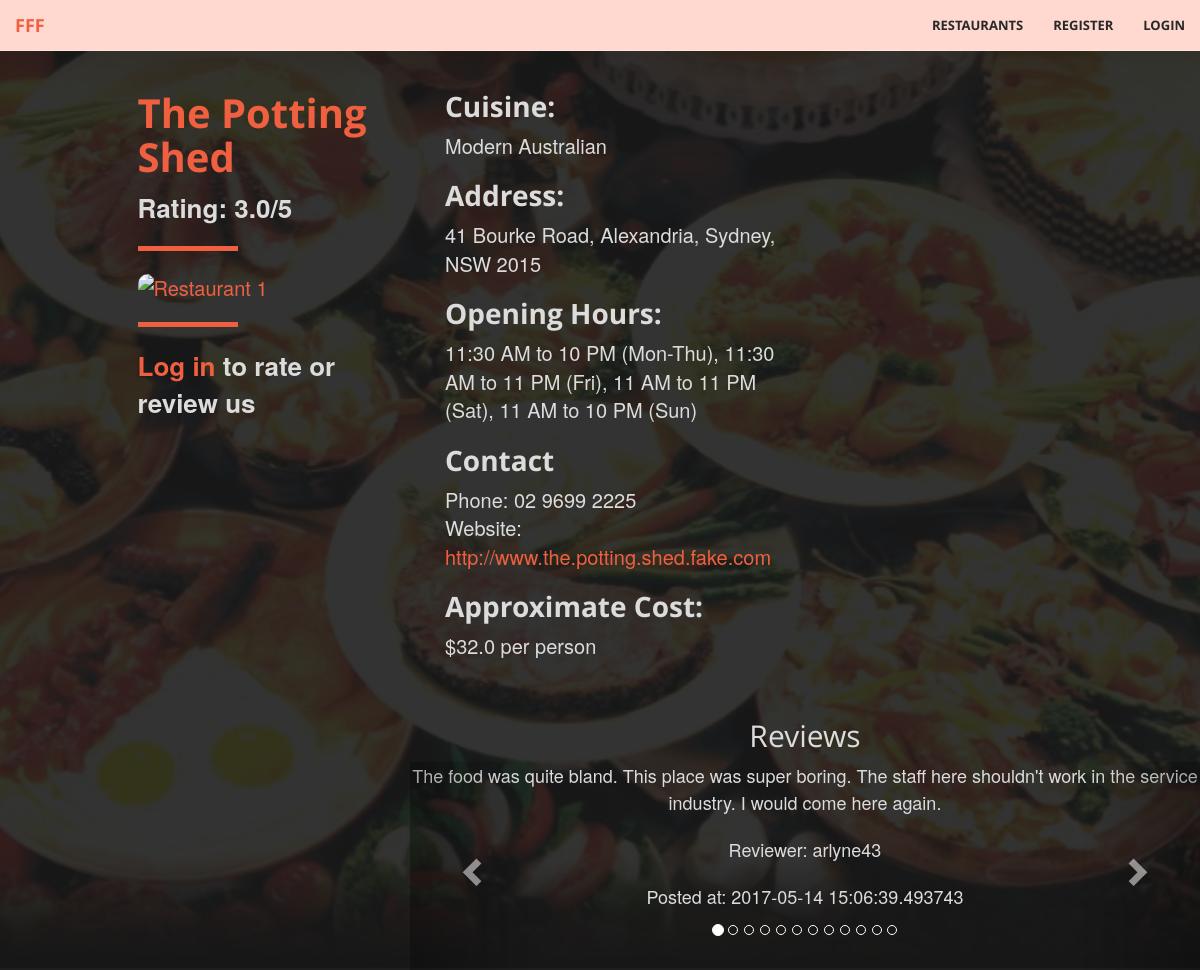
The page /restaurants/1 on the database its author committed.
### tables this page shows
CREATE TABLE Restaurants (
				id			INTEGER not null unique,
				name		TEXT not null,
				suburb	TEXT not null,
				address	TEXT not null,
				postcode INTEGER not null,
				phone		TEXT,
				hours		TEXT, -- business hours; varying format
				cuisine	TEXT not null,
				owner		TEXT,
				website	TEXT not null check (website like 'http%://_%'),
				cost		FLOAT not null, -- average cost per person
				image		TEXT check (image like 'http%://_%'),
				PRIMARY KEY (id),
				FOREIGN KEY (owner) REFERENCES Users(username)
			);

CREATE TABLE Reviews (
				user			TEXT not null,
				restaurant	INTEGER not null,
				review		TEXT not null,
				timestamp	DATE not null,
				PRIMARY KEY (user, restaurant), -- one review per user per restaurant
				FOREIGN KEY (user) REFERENCES Users(username),
				FOREIGN KEY (restaurant) REFERENCES Restaurants(id)
	);

### fff.py (the view, shortened to what this page needs)
@app.route('/restaurants', defaults={'rest_id': None}, methods=['GET', 'POST'])
@app.route('/restaurants/<path:rest_id>', methods=['GET', 'POST'])
def restaurants_page(rest_id=None):
	conn = sqlite3.connect('data.db')
	c = conn.cursor()
	if rest_id: # Display individual restaurant
		r = db_interface.get_restaurant_by_id(c, id=rest_id)
		if r:
			reviews = db_interface.get_reviews(c, rest_id)
			if request.method == 'GET':
				return render_template('restaurant.html', restaurant=r, logged_in=('username' in session), reviews=reviews)
	conn.close()

### classes.py (called while the page is built)
    def get_id(self): # Does not require setter
        return self.id

    def get_name(self):
        return self.name

    def get_address(self):
        return self.address

    def get_cuisine(self):
        return self.cuisine

    def get_phone(self):
        return self.phone

    def get_hours(self):
        return self.hours

    def get_rating(self):
        return self.rating

    def get_website(self):
        return self.website

    def get_cost(self):
        return self.cost

    def get_image(self):
        return self.image

    def get_user(self):
        return self.user

    def get_review(self):
        return self.review

    def get_timestamp(self):
        return self.timestamp

### db_interface.py (called while the page is built)
def get_restaurant_by_id(c, id):
    c.execute("""SELECT * FROM Restaurants WHERE ID=?""", (id, ))
    res = c.fetchone()
    if res:
        r = Restaurant(
            id=res[0],
            name=res[1],
            suburb=res[2],
            address=res[3],
            postcode=res[4],
            phone=res[5],
            hours=res[6],
            cuisine=res[7],
            owner=res[8],
            website=res[9],
            cost=res[10],
            image=res[11],
            rating=find_average_rating(c, res[0])
        )
        return r

def find_average_rating(c, i):
    ratings = c.execute("SELECT rating FROM Ratings WHERE restaurant=?", (i, )).fetchall()
    ratings = [r[0] for r in ratings]
    avg = average(ratings)
    if avg == -1:
        return "Unrated"
    return avg

def get_reviews(c, restaurant_id):
    results = []
    c.execute("SELECT * FROM Reviews WHERE restaurant=?", (restaurant_id, ))
    for review in c.fetchall():
        r = Review(
            user=review[0],
            review=review[2],
            timestamp=review[3]
        )
        results.append(r)
    return results

### fff_helpers.py (called while the page is built)
def average(arr):  # Calculates average value of an array
    total = 0
    i = 0
    for i in range(len(arr)):
        total += arr[i]
    if i == 0:
        return -1
    else:
        return round(total/i, 1)

### templates/restaurant.html (shortened to what this page needs)
{% extends "base.html" %}
{% block body %}
<header>
  <div class="restaurants">
    <div class="row">
      <br/>
      <div class="col-xs-3 col-xs-offset-1">
        <div class ="restaurants-listing-box">
          <div class="restaurants-listing">
            <h1>{{ restaurant.get_name() }} </h1>
            {% if restaurant.get_rating() == 'Unrated' %}
				  <b> {{ restaurant.get_rating() }} </b> <br>
            {% else %}
				  <b> Rating: {{ restaurant.get_rating() }}/5 </b> <br>
            {% endif %}
            <hr align= "left">
            <a href="{{ url_for('restaurants_page', rest_id = restaurant.get_id()) }}"><img src="{{ restaurant.get_image() }}" alt="Restaurant 1" height ="300" width="440"></a> </br>
              {% if logged_in %}
                <h2>Rate us</h2>
                <form method="POST">
                  <fieldset class="rating">
                    <input type="radio" id="star5" name="rating" value="5" />
                    <label class = "full" for="star5" title="Amazing - 5 stars"></label>
                    <input type="radio" id="star4half" name="rating" value="4.5" />
                    <label class="half" for="star4half" title="4.5 stars"></label>
                    <input type="radio" id="star4" name="rating" value="4" />
                    <label class = "full" for="star4" title="Very good - 4 stars"></label>
                    <input type="radio" id="star3half" name="rating" value="3.5" />
                    <label class="half" for="star3half" title="3.5 stars"></label>
                    <input type="radio" id="star3" name="rating" value="3" />
                    <label class = "full" for="star3" title="Average - 3 stars"></label>
                    <input type="radio" id="star2half" name="rating" value="2.5" />
                    <label class="half" for="star2half" title="2.5 stars"></label>
                    <input type="radio" id="star2" name="rating" value="2" />
                    <label class = "full" for="star2" title="Below average - 2 stars"></label>
                    <input type="radio" id="star1half" name="rating" value="1.5" />
                    <label class="half" for="star1half" title="1.5 stars"></label>
                    <input type="radio" id="star1" name="rating" value="1" />
                    <label class = "full" for="star1" title="Not great - 1 star"></label>
                    <input type="radio" id="starhalf" name="rating" value="0.5" />
                    <label class="half" for="starhalf" title="0.5 stars"></label>
                  </fieldset>
                  <input type="submit" value="Submit" class="btn btn-primary">
                </form>
                <hr>
              {%else%}
              <hr align= "left">
              <b><a class="page-scroll" href="{{ url_for('login') }}">Log in </a> to rate or review us</b>
              {% endif %}
          </div>
        </div>
      </div>
      <div class="col-xs-4">
        <div class="restaurants-listing">
          <h2>Cuisine:</h2>
          {{ restaurant.get_cuisine() }} <br/>
          <h2>Address:</h2>
          {{ restaurant.get_address() }} <br/>
          <h2>Opening Hours:</h2>
          {{ restaurant.get_hours() }} <br/>
          <h2>Contact </h2>
          Phone: {{ restaurant.get_phone() }} <br/>
          Website: <a href="{{ restaurant.get_website() }}">{{ restaurant.get_website() }}</a> <br/>
          <h2>Approximate Cost:</h2>
          ${{restaurant.get_cost()}} per person <br/> <br/>
        </div>
      </div>
    </div>
    <div class="row">
      <div class="col-xs-3 col-xs-offset-1">
      </div>
      <div class="col-xs-8">
        <h2>Reviews</h2>
        <div id="carousel-reviews" class="carousel slide" data-ride="carousel">
          <div class="row">
            <div class="carousel-inner" role="listbox">
              {% for i in range(reviews|length) %}
                {% if i == 0 %}
                  <div class="item active">
                {% else %}
                  <div class="item">
                {% endif %}
                  <p>{{ reviews[i].get_review() }}</p>
                  <p>Reviewer: {{ reviews[i].get_user() }}</p>
                  <p>Posted at: {{ reviews[i].get_timestamp() }}</p>
                  <br/>
                  <br/>
                </div>
              {% endfor %}
            </div>
            <a class="left carousel-control" href="#carousel-reviews" role="button" data-slide="prev">
              <span class="glyphicon glyphicon-chevron-left" aria-hidden="true"></span>
            </a>
            <a class="right carousel-control" href="#carousel-reviews" role="button" data-slide="next">
              <span class="glyphicon glyphicon-chevron-right" aria-hidden="true"></span>
            </a>
          </div>
          <div class="row">
            <ol class="carousel-indicators">
              {% for i in range(reviews|length) %}
                {% if i == 0 %}
                  <li data-target="#carousel-reviews" data-slide-to="{{ i }}" class="active"></li>
                {% else %}
                  <li data-target="#carousel-reviews" data-slide-to="{{ i }}"></li>
                {% endif %}
              {% endfor %}
            </ol>
          </div>
        </div>
      </div>
    </div>
  </div>
</header>
{% endblock %}

### static/css/fff.css (style rules this page uses)
html, body { height: 100%; width: 100%; }
body { font-family: 'Josefin Sans', 'Helvetica Neue', Arial, sans-serif; }
hr { border-color: #F05F40; border-width: 5px; max-width: 100px; }
a { -webkit-transition: all 0.35s; -moz-transition: all 0.35s; transition: all 0.35s; color: #F05F40; }
h1, h2, h3, h4, h5, h6 { font-family: 'Open Sans', 'Helvetica Neue', Arial, sans-serif; }
p { font-size: 18px; line-height: 1.5; margin-bottom: 20px; }
header { position: relative; width: 100%; min-height: auto; -webkit-background-size: cover; -moz-background-size: cover; background-size: cover; background-attachment: fixed; -o-background-size: cover; background-position: center; background-image: url('../img/FFFBackground.jpg'); text-align: center; color: rgb(220,220,220); margin-top: 40px; }
@media (min-width: 768px) { header { min-height: 100%; } }
body { webkit-tap-highlight-color: #222222; }
.restaurants { position: relative; overflow: auto; background-color: rgba(0, 0, 0, 0.8); }
.restaurants .restaurants-listing { text-align: left; font-size:20px; padding: 10px; margin-left: 25px; }
.restaurants .restaurants-listing h1 { font-size: 40px; color: #F05F40; font-weight: bold; }
.restaurants .restaurants-listing h2 { font-weight: bold; font-size:28px; }
.restaurants .restaurants-listing b { font-weight: none; font-size: 26px; }
img { max-height: 100%; max-width: 100%; border-radius: 10px; }

### rows shown on the page
Restaurants: get_name "The Potting Shed", get_cuisine "Modern Australian", get_address "41 Bourke Road, Alexandria, Sydney, NSW 2015", get_hours "11:30 AM to 10 PM (Mon-Thu), 11:30 AM to 11 PM (Fri), 11 AM to 11 PM (Sat), 11 AM to 10 PM (Sun)", get_phone "02 9699 2225", get_website "http://www.the.potting.shed.fake.com", get_cost "32.0"
Reviews: review "The food was quite bland. This place was super boring. The staff here shouldn't work in the service industry. I would come here again.", user "arlyne43", timestamp "2017-05-14 15:06:39.493743"

### other values the page prints
{{ restaurant.get_rating() }} "3.0"
